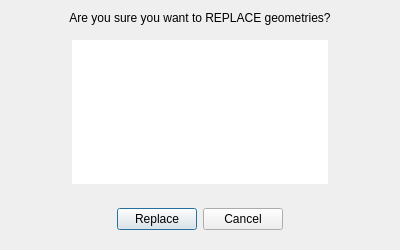
<?xml version="1.0" encoding="UTF-8"?>
<ui version="4.0">
 <class>Dialog</class>
 <widget class="QDialog" name="Dialog">
  <property name="geometry">
   <rect>
    <x>0</x>
    <y>0</y>
    <width>400</width>
    <height>250</height>
   </rect>
  </property>
  <property name="windowTitle">
   <string>Replace Geometries</string>
  </property>
  <property name="windowIcon">
   <iconset>
    <normaloff>../icons/arches_transparent_bg.png</normaloff>../icons/arches_transparent_bg.png</iconset>
  </property>
  <property name="modal">
   <bool>true</bool>
  </property>
  <layout class="QVBoxLayout" name="verticalLayout">
   <item>
    <widget class="QLabel" name="label">
     <property name="text">
      <string>Are you sure you want to REPLACE geometries?</string>
     </property>
     <property name="alignment">
      <set>Qt::AlignCenter</set>
     </property>
    </widget>
   </item>
   <item>
    <widget class="QFrame" name="frame">
     <property name="frameShape">
      <enum>QFrame::NoFrame</enum>
     </property>
     <property name="frameShadow">
      <enum>QFrame::Raised</enum>
     </property>
     <layout class="QHBoxLayout" name="horizontalLayout_2">
      <item>
       <spacer name="horizontalSpacer_3">
        <property name="orientation">
         <enum>Qt::Horizontal</enum>
        </property>
        <property name="sizeHint" stdset="0">
         <size>
          <width>40</width>
          <height>20</height>
         </size>
        </property>
       </spacer>
      </item>
      <item>
       <widget class="QTextEdit" name="infoText">
        <property name="frameShape">
         <enum>QFrame::NoFrame</enum>
        </property>
        <property name="lineWidth">
         <number>0</number>
        </property>
        <property name="verticalScrollBarPolicy">
         <enum>Qt::ScrollBarAlwaysOff</enum>
        </property>
        <property name="horizontalScrollBarPolicy">
         <enum>Qt::ScrollBarAlwaysOff</enum>
        </property>
        <property name="readOnly">
         <bool>true</bool>
        </property>
        <property name="html">
         <string>&lt;!DOCTYPE HTML PUBLIC &quot;-//W3C//DTD HTML 4.0//EN&quot; &quot;http://www.w3.org/TR/REC-html40/strict.dtd&quot;&gt;
&lt;html&gt;&lt;head&gt;&lt;meta name=&quot;qrichtext&quot; content=&quot;1&quot; /&gt;&lt;meta charset=&quot;utf-8&quot; /&gt;&lt;style type=&quot;text/css&quot;&gt;
p, li { white-space: pre-wrap; }
hr { height: 1px; border-width: 0; }
li.unchecked::marker { content: &quot;\2610&quot;; }
li.checked::marker { content: &quot;\2612&quot;; }
&lt;/style&gt;&lt;/head&gt;&lt;body style=&quot; font-family:'Segoe UI'; font-size:9pt; font-weight:400; font-style:normal;&quot;&gt;
&lt;p style=&quot;-qt-paragraph-type:empty; margin-top:0px; margin-bottom:0px; margin-left:0px; margin-right:0px; -qt-block-indent:0; text-indent:0px;&quot;&gt;&lt;br /&gt;&lt;/p&gt;&lt;/body&gt;&lt;/html&gt;</string>
        </property>
       </widget>
      </item>
      <item>
       <spacer name="horizontalSpacer_4">
        <property name="orientation">
         <enum>Qt::Horizontal</enum>
        </property>
        <property name="sizeHint" stdset="0">
         <size>
          <width>40</width>
          <height>20</height>
         </size>
        </property>
       </spacer>
      </item>
     </layout>
    </widget>
   </item>
   <item>
    <widget class="QFrame" name="frame_2">
     <layout class="QHBoxLayout" name="horizontalLayout">
      <item>
       <spacer name="horizontalSpacer_2">
        <property name="orientation">
         <enum>Qt::Horizontal</enum>
        </property>
        <property name="sizeHint" stdset="0">
         <size>
          <width>40</width>
          <height>20</height>
         </size>
        </property>
       </spacer>
      </item>
      <item>
       <widget class="QPushButton" name="editDialogCreate">
        <property name="text">
         <string>Replace</string>
        </property>
       </widget>
      </item>
      <item>
       <widget class="QPushButton" name="editDialogCancel">
        <property name="text">
         <string>Cancel</string>
        </property>
       </widget>
      </item>
      <item>
       <spacer name="horizontalSpacer">
        <property name="orientation">
         <enum>Qt::Horizontal</enum>
        </property>
        <property name="sizeHint" stdset="0">
         <size>
          <width>40</width>
          <height>20</height>
         </size>
        </property>
       </spacer>
      </item>
     </layout>
    </widget>
   </item>
  </layout>
 </widget>
 <resources/>
 <connections/>
</ui>
